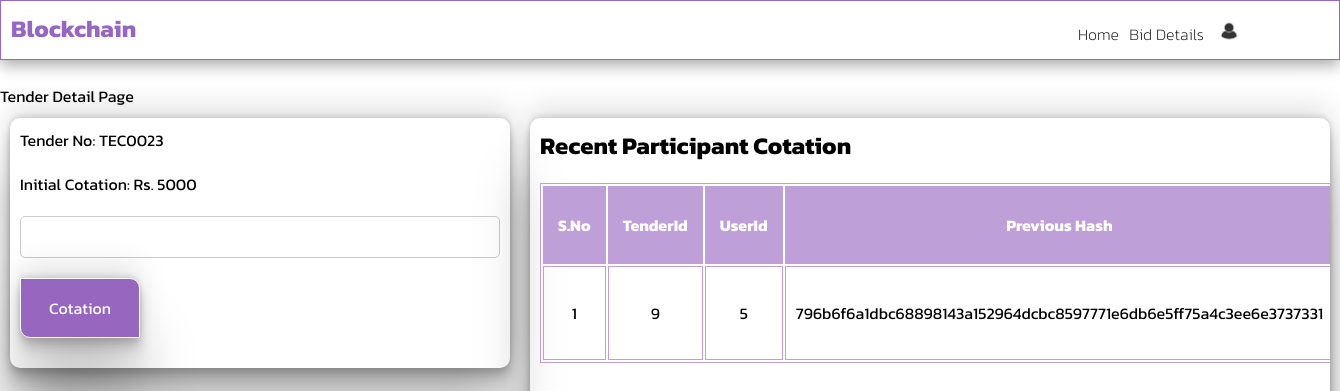
/viewBidDetails/9/, run on the app's committed database.
### eadmin/models.py (models this page shows)
class tender(models.Model):
    title = models.CharField(max_length=100,null=False, blank=False)
    started_at = models.DateTimeField()
    ended_at = models.DateTimeField()
    img = models.ImageField(upload_to=getFile,null=True,blank=True)
    created_at=models.DateTimeField(auto_now_add=True)
    tenderNo = models.CharField(max_length=100,null=False,blank=False)
    status=  models.BooleanField(default=True)
    initalCotation = models.CharField(max_length=100,null=False,blank=False,default=0)

class Blockchain(models.Model):
    tenderid= models.CharField(max_length=100,null=False, blank=False)
    previousHash = models.CharField(max_length=100,null=False, blank=False)
    currentHash = models.CharField(max_length=100,null=False, blank=False)
    data = models.JSONField(default=default_data)
    updated_at=models.DateTimeField(auto_now_add=True)

### eadmin/views.py (the view)
# urls.py: path("viewBidDetails/<int:tender_id>/",views.getBidDetails, name="viewBidDetails"),
def getBidDetails(request,tender_id):
    tenders=tender.objects.get(pk=tender_id)
    logger.warning(f"tender:{tenders}")
    request.tender_id = tender_id
    bl_block = isTenderCotatedByUser(tender_id)
    participant_info = getattr(request, 'participant_info', None)
    return render(request,'e-participant/tenderDetails.html',{'tenderDetails':tenders,'block_list': bl_block, 'participant_info': participant_info})

### eadmin/BlockchainMiddleWare.py (called while the page is built)
    def __call__(self, request):
        tender_id = request.GET.get('tender_id', None)  # Assuming the tenderid is passed via GET parameter
        block_list = None
        if tender_id:
            block_list = Blockchain.objects.filter(tenderid=tender_id)
            request.block_list = block_list
        else:
            request.block_list = None
        response = self.get_response(request)
        return response

### eadmin/tenderMiddleware.py (called while the page is built)
    def __call__(self, request):
        tenderList = None
        getTender = tender.objects.all()
        request.tenderList = getTender
        response = self.get_response(request)
        return response

### eadmin/views.py (called while the page is built)
def isTenderCotatedByUser(tender_id):
    blocks=Blockchain.objects.filter(tenderid=tender_id)
    cotation = []
    isactive =False
    for bb in blocks:
        obj = bb.data
        currentUserid = obj['data']['userid']
        cotation.append({'userid':currentUserid,'tenderid':bb.tenderid,'transaction':obj['data']['transaction'],'previousHash':bb.previousHash,'currentHash':bb.currentHash,'updated_at':bb.updated_at})
    print(cotation)
    return cotation

### templates/e-participant/tenderDetails.html (shortened to what this page needs)
{% extends 'e-participant/layout.html' %}
{% block content %}
    <p>Tender Detail Page</p>
    <div class="bl-container">
         <div class="card cotation-card ">
            <p>Tender No: {{ tenderDetails.tenderNo }}</p>
            <p>Initial Cotation: Rs. {{ tenderDetails.initalCotation }}</p>
            <form  method="post" action="{% url 'newCotation' %}">
                <input type="text" name="amount" class="form-control">
                <button type="submit" class="bl-btn wd-1">Cotation</button>
            </form>
        </div>
        <div class="card cotation-card wd ">
            <h2>Recent Participant Cotation </h2>
            <table>
                <thead>
                    <th>S.No</th>
                    <th>TenderId</th>
                    <th>UserId</th>
                    <th>Previous Hash</th>
                </thead>
                <tbody>
                    {% for blocks in block_list %}
                    <tr>
                        <td>{{forloop.counter}}</td>
                        <td>{{blocks.tenderid}}</td>
                        <td>{{blocks.userid}}</td>
                        <td>{{blocks.previousHash}}</td>
                    </tr>
                    {% endfor %}
                </tbody>
            </table>
        </div>
    </div>
{% endblock %}

### static/css/style.css (style rules this page uses)
* { box-sizing: border-box; padding: 0; margin: 0; list-style: none; font-family: 'Kanit', sans-serif; text-decoration: none; }
:root { --primary-color: #9766be; --light-primary-color: #be9fd8; --green-color:#0c8835; --white-color: #ffff; --black-color: #0a0a0aee; }
.card { height: 200px; margin: 10px; width: 250px; border-radius: 10px; box-shadow: rgba(0, 0, 0, 0.25) 0px 54px 55px, rgba(0, 0, 0, 0.12) 0px -12px 30px, rgba(0, 0, 0, 0.12) 0px 4px 6px, rgba(0, 0, 0, 0.17) 0px 12px 13px, rgba(0, 0, 0, 0.09) 0px -3px 5px; }
.form-control { width: 100%; padding: 10px; margin-bottom: 10px; border: 1px solid #ccc; border-radius: 5px; box-sizing: border-box; }
.bl-container { height: 100%; width: 100%; display: grid; grid-template-columns: 1fr 1fr 1fr; }
.bl-btn { display: absolute; border: 1px solid var(--white-color); color: var(--black-color); cursor: pointer; background-color: var(--primary-color); text-align: center; margin-top: 10px; border-radius: 0px 10px 0px 10px; box-shadow: rgba(0, 0, 0, 0.25) 0px 54px 55px, rgba(0, 0, 0, 0.12) 0px -12px 30px, rgba(0, 0, 0, 0.12) 0px 4px 6px, rgba(0, 0, 0, 0.17) 0px 12px 13px, rgba(0, 0, 0, 0.09) 0px -3px 5px; }
.bl-btn.wd-1 { width: 120px; height: 60px; font-size: 1em; color: var(--white-color); }
.card.cotation-card { height: 250px; width: 500px; }
.cotation-card p, form { padding: 10px; }
.card.cotation-card.wd { height: 80%; width: 800px; overflow: scroll; }
.wd h2 { padding: 10px; }
table { margin: 10px; border: 1px solid var(--light-primary-color) }
table thead { background-color: var(--light-primary-color); color: var(--white-color); }
table thead th { padding: 15px; }
tbody tr td { border: 1px solid var(--light-primary-color); padding: 10px; text-align: center; }

### data on the page
tender: tenderNo "TEC0023", initalCotation "5000"
Blockchain: previousHash "796b6f6a1dbc68898143a152964dcbc8597771e6db6e5ff75a4c3ee6e3737331"

### other printed values
{{ blocks.tenderid }} "9"
{{ blocks.userid }} "5"
